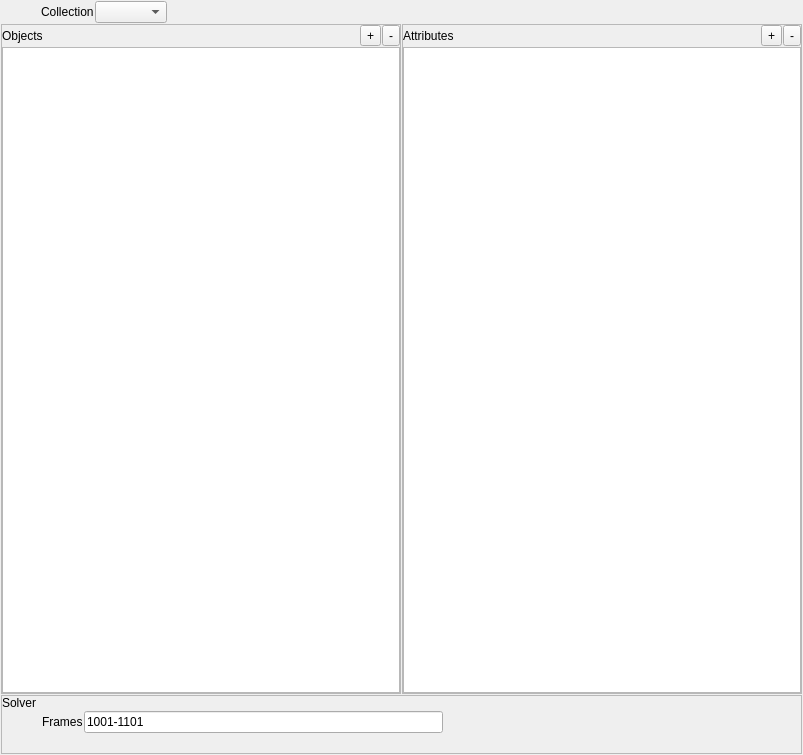
<?xml version="1.0" encoding="UTF-8"?>
<ui version="4.0">
 <class>Form</class>
 <widget class="QWidget" name="Form">
  <property name="geometry">
   <rect>
    <x>0</x>
    <y>0</y>
    <width>803</width>
    <height>755</height>
   </rect>
  </property>
  <property name="windowTitle">
   <string>Form</string>
  </property>
  <layout class="QVBoxLayout" name="verticalLayout_4">
   <property name="spacing">
    <number>1</number>
   </property>
   <property name="margin">
    <number>1</number>
   </property>
   <item>
    <layout class="QHBoxLayout" name="collection_layout">
     <property name="spacing">
      <number>1</number>
     </property>
     <item>
      <spacer name="horizontalSpacer_26">
       <property name="orientation">
        <enum>Qt::Horizontal</enum>
       </property>
       <property name="sizeType">
        <enum>QSizePolicy::Preferred</enum>
       </property>
       <property name="sizeHint" stdset="0">
        <size>
         <width>40</width>
         <height>20</height>
        </size>
       </property>
      </spacer>
     </item>
     <item>
      <widget class="QLabel" name="collection_label">
       <property name="text">
        <string>Collection</string>
       </property>
      </widget>
     </item>
     <item>
      <widget class="QComboBox" name="collection_comboBox"/>
     </item>
     <item>
      <spacer name="horizontalSpacer_27">
       <property name="orientation">
        <enum>Qt::Horizontal</enum>
       </property>
       <property name="sizeHint" stdset="0">
        <size>
         <width>40</width>
         <height>20</height>
        </size>
       </property>
      </spacer>
     </item>
    </layout>
   </item>
   <item>
    <layout class="QHBoxLayout" name="objectAttribute_layout">
     <item>
      <layout class="QVBoxLayout" name="object_layout">
       <property name="spacing">
        <number>1</number>
       </property>
       <item>
        <widget class="QFrame" name="object_frame">
         <property name="frameShape">
          <enum>QFrame::StyledPanel</enum>
         </property>
         <property name="frameShadow">
          <enum>QFrame::Raised</enum>
         </property>
         <layout class="QVBoxLayout" name="verticalLayout_5">
          <property name="spacing">
           <number>1</number>
          </property>
          <property name="margin">
           <number>0</number>
          </property>
          <item>
           <layout class="QHBoxLayout" name="objectAddRemove_layout">
            <property name="spacing">
             <number>1</number>
            </property>
            <item>
             <widget class="QLabel" name="object_label">
              <property name="text">
               <string>Objects</string>
              </property>
             </widget>
            </item>
            <item>
             <widget class="QToolButton" name="objectAdd_toolButton">
              <property name="text">
               <string>+</string>
              </property>
             </widget>
            </item>
            <item>
             <widget class="QToolButton" name="objectRemove_toolButton">
              <property name="text">
               <string>-</string>
              </property>
             </widget>
            </item>
           </layout>
          </item>
          <item>
           <widget class="QTreeView" name="object_treeView"/>
          </item>
         </layout>
        </widget>
       </item>
      </layout>
     </item>
     <item>
      <layout class="QVBoxLayout" name="attribute_layout">
       <property name="spacing">
        <number>1</number>
       </property>
       <item>
        <widget class="QFrame" name="attribute_frame">
         <property name="frameShape">
          <enum>QFrame::StyledPanel</enum>
         </property>
         <property name="frameShadow">
          <enum>QFrame::Raised</enum>
         </property>
         <layout class="QVBoxLayout" name="verticalLayout_6">
          <property name="spacing">
           <number>1</number>
          </property>
          <property name="margin">
           <number>0</number>
          </property>
          <item>
           <layout class="QHBoxLayout" name="attributeAddRemove_layout">
            <property name="spacing">
             <number>1</number>
            </property>
            <item>
             <widget class="QLabel" name="attribute_label">
              <property name="text">
               <string>Attributes</string>
              </property>
             </widget>
            </item>
            <item>
             <widget class="QToolButton" name="attributeAdd_toolButton">
              <property name="text">
               <string>+</string>
              </property>
             </widget>
            </item>
            <item>
             <widget class="QToolButton" name="attributeRemove_toolButton">
              <property name="text">
               <string>-</string>
              </property>
             </widget>
            </item>
           </layout>
          </item>
          <item>
           <widget class="QTreeView" name="attribute_treeView"/>
          </item>
         </layout>
        </widget>
       </item>
      </layout>
     </item>
    </layout>
   </item>
   <item>
    <layout class="QVBoxLayout" name="solver_layout">
     <property name="spacing">
      <number>1</number>
     </property>
     <item>
      <widget class="QFrame" name="solver_frame">
       <property name="frameShape">
        <enum>QFrame::StyledPanel</enum>
       </property>
       <property name="frameShadow">
        <enum>QFrame::Raised</enum>
       </property>
       <layout class="QVBoxLayout" name="verticalLayout_7">
        <property name="spacing">
         <number>1</number>
        </property>
        <property name="margin">
         <number>0</number>
        </property>
        <item>
         <widget class="QLabel" name="solver_label">
          <property name="text">
           <string>Solver</string>
          </property>
         </widget>
        </item>
        <item>
         <layout class="QHBoxLayout" name="frames_layout">
          <property name="spacing">
           <number>1</number>
          </property>
          <item>
           <spacer name="horizontalSpacer_9">
            <property name="orientation">
             <enum>Qt::Horizontal</enum>
            </property>
            <property name="sizeType">
             <enum>QSizePolicy::Preferred</enum>
            </property>
            <property name="sizeHint" stdset="0">
             <size>
              <width>40</width>
              <height>20</height>
             </size>
            </property>
           </spacer>
          </item>
          <item>
           <widget class="QLabel" name="frames_label">
            <property name="text">
             <string>Frames</string>
            </property>
           </widget>
          </item>
          <item>
           <widget class="QLineEdit" name="frames_lineEdit">
            <property name="text">
             <string>1001-1101</string>
            </property>
           </widget>
          </item>
          <item>
           <spacer name="horizontalSpacer_5">
            <property name="orientation">
             <enum>Qt::Horizontal</enum>
            </property>
            <property name="sizeHint" stdset="0">
             <size>
              <width>40</width>
              <height>20</height>
             </size>
            </property>
           </spacer>
          </item>
         </layout>
        </item>
        <item>
         <layout class="QHBoxLayout" name="emptySpace_layout">
          <item>
           <spacer name="horizontalSpacer">
            <property name="orientation">
             <enum>Qt::Horizontal</enum>
            </property>
            <property name="sizeHint" stdset="0">
             <size>
              <width>40</width>
              <height>20</height>
             </size>
            </property>
           </spacer>
          </item>
         </layout>
        </item>
       </layout>
      </widget>
     </item>
    </layout>
   </item>
  </layout>
 </widget>
 <resources/>
 <connections/>
</ui>
